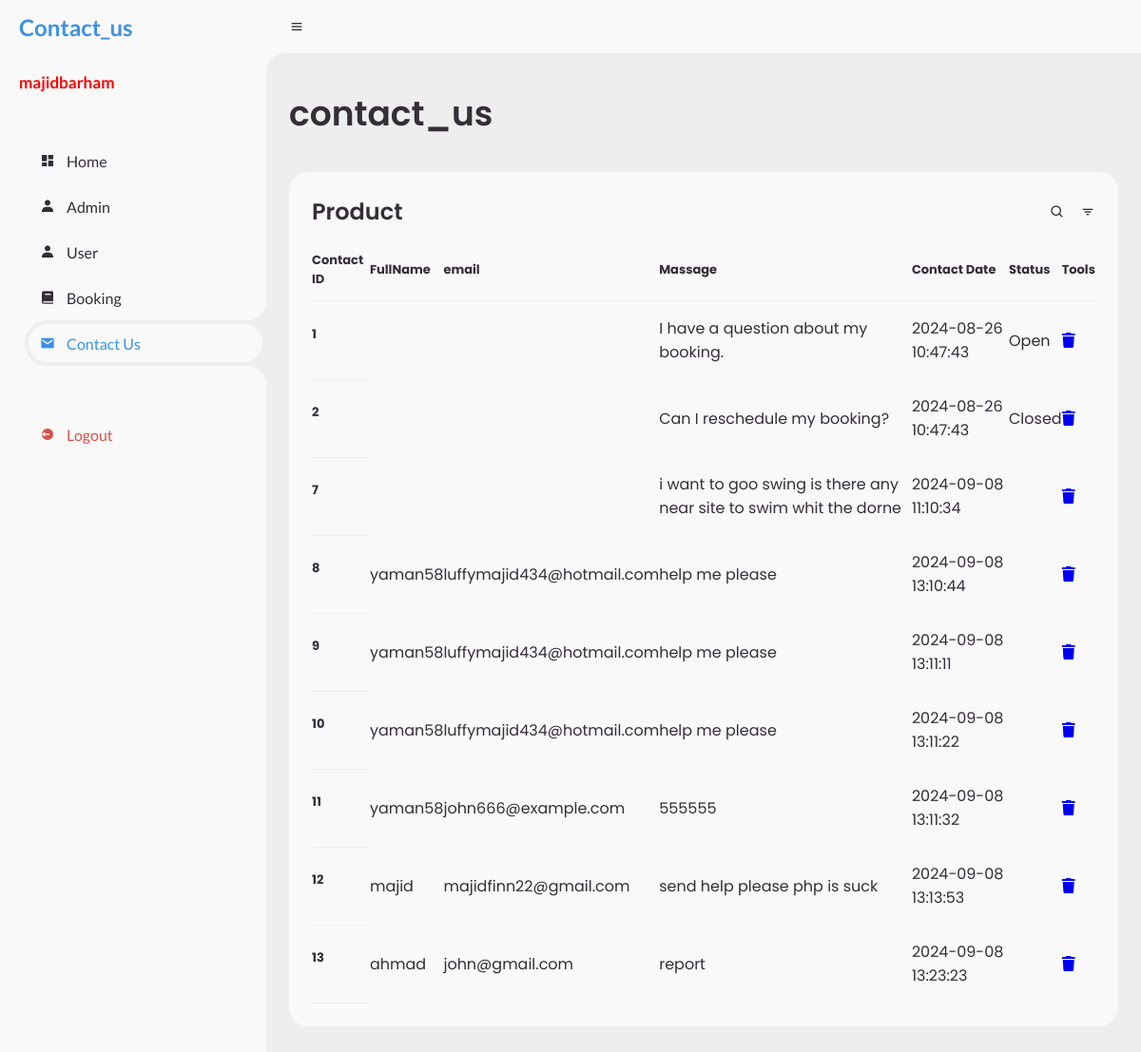
Before: /admin/contact_us.php (signed in) with the older database file.
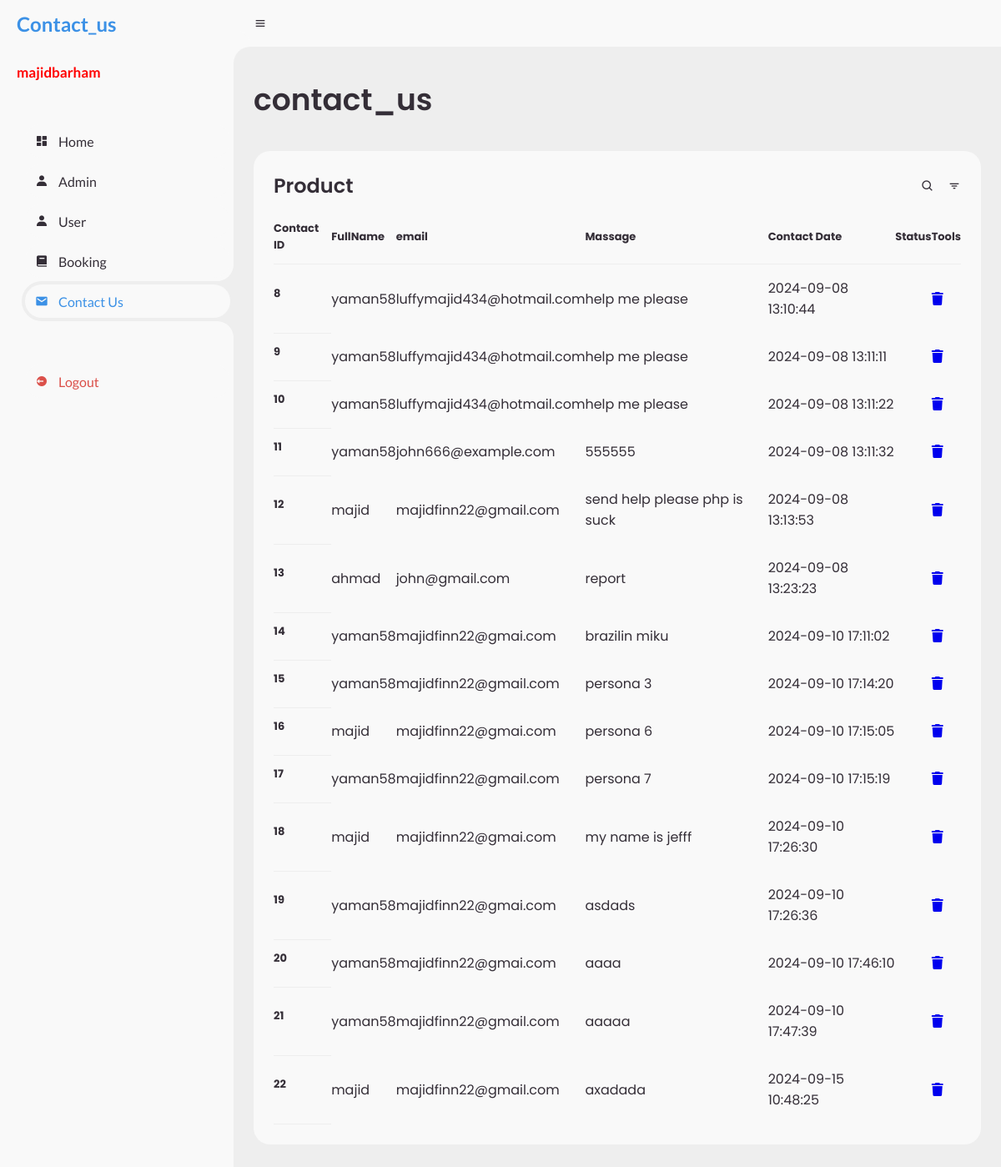
After: the same page with the newer database file.
### tables this page shows
CREATE TABLE `contactus` (
  `contact_id` int(100) NOT NULL,
  `user_id` int(100) DEFAULT NULL,
  `message` text DEFAULT NULL,
  `contact_date` timestamp NOT NULL DEFAULT current_timestamp(),
  `status` varchar(50) DEFAULT NULL,
  `FullName` varchar(255) NOT NULL,
  `email` varchar(255) NOT NULL
);

### admin/contact_us.php (the view, shortened to what this page needs)
<?php
include '../components/connect.php';
$admin_id = $_SESSION['admin_id'];
?>
<!DOCTYPE html>
<html lang="en">
<head>
	<link rel="stylesheet" href="https://cdnjs.cloudflare.com/ajax/libs/font-awesome/6.1.1/css/all.min.css">
	<link href='https://unpkg.com/boxicons@2.0.9/css/boxicons.min.css' rel='stylesheet'>
	<link rel="stylesheet" href="style.css">
</head>
<body>
	<section id="sidebar">
		<a href="dashboard.php" class="brand">
			<span class="text text2">Contact_us</span>
		</a>
		<?php
        $select_accounts = $conn->prepare("SELECT * FROM `admins` WHERE admin_id = '$admin_id'");
        $select_accounts->execute();
        if ($select_accounts->rowCount() > 0) {
            while ($fetch_accounts = $select_accounts->fetch(PDO::FETCH_ASSOC)) {
        ?>
		<span class="text brand1">
			 <?= $fetch_accounts['name'] ?>
		</span>
		<?php
            }
        }
        ?>
		<ul class="side-menu top">
			<li>
				<a href="dashboard.php">
					<i class='bx bxs-dashboard'></i>
					<span class="text">Home</span>
				</a>
			</li>
			<li>
				<a href="admin.php">
					<i class='bx bxs-user'></i>
					<span class="text">Admin</span>
				</a>
			</li>
			<li class="user.php">
				<a href="user.php">
					<i class='bx bxs-user'></i>
					<span class="text">User</span>
				</a>
			</li>
			<li>
				<a href="booking.php">
					<i class='bx bxs-book'></i>
					<span class="text">Booking</span>
				</a>
			</li>
			<li class="active">
				<a href="contact_us.php">
					<i class='bx bxs-envelope'></i>
					<span class="text">Contact Us</span>
				</a>
			</li>
		</ul>
		<ul class="side-menu">
			<li>
				<a href="../components/admin_logout.php" class="logout">
					<i class='bx bxs-log-out-circle'></i>
					<span class="text">Logout</span>
				</a>
			</li>
		</ul>
	</section>
	<section id="content">
		<nav>
			<i class='bx bx-menu'></i>
		</nav>
		<main>
			<div class="head-title">
				<div class="left">
					<h1>contact_us</h1>
				</div>
			</div>
			<div class="table-data">
				<div class="order">
					<div class="head">
						 <h3>Product</h3>
						<i class='bx bx-search' ></i>
						<i class='bx bx-filter' ></i>
					</div>
					<table>
						<thead>
							<tr>
								<th>Contact ID</th>
								<th>FullName</th>
								<th>email</th>
								<th>Massage</th>
								<th>Contact Date</th>
								<th>Status</th>
								<th>Tools</th>
							</tr>
						</thead>
						<tbody>
						<?php
      $select_accounts = $conn->prepare("SELECT * FROM `contactus`");
      $select_accounts->execute();
      if($select_accounts->rowCount() > 0){
         while($fetch_accounts = $select_accounts->fetch(PDO::FETCH_ASSOC)){
   ?>
    <tr>
      <th scope="row"><?= $fetch_accounts['contact_id']; ?></th>
      <td><?= $fetch_accounts['FullName']; ?></td>
	  <td><?= $fetch_accounts['email']; ?></td>
      <td><?= $fetch_accounts['message']; ?></td>
      <td><?= $fetch_accounts['contact_date']; ?></td>
	  <td><?= $fetch_accounts['status']; ?></td>
      <td><a href="admin.php?delete=<?= $fetch_accounts['contact_id']; ?>"
	  onclick="return confirm('delete this account? the user related information will also be delete!')" >
	  <i class="fa-solid fa-trash"></a></td>
    </tr>
    <?php
         }
      }else{
         echo '<p class="empty">no accounts available!</p>';
      }
   ?>
						</tbody>
					</table>
				</div>
			</div>
		</main>
	</section>
</body>
</html>

Changed rows visible on the page:
removed contactus: contact_id "1", message "I have a question about my booking.", contact_date "2024-08-26 10:47:43", status "Open"
removed contactus: contact_id "2", message "Can I reschedule my booking?", contact_date "2024-08-26 10:47:43", status "Closed"
removed contactus: contact_id "7", message "i want to goo swing is there any near site to swim whit the dorne", contact_date "2024-09-08 11:10:34"
added contactus: contact_id "14", FullName "yaman58", email "majidfinn22@gmai.com", message "brazilin miku", contact_date "2024-09-10 17:11:02"
added contactus: contact_id "15", FullName "yaman58", email "majidfinn22@gmail.com", message "persona 3", contact_date "2024-09-10 17:14:20"
added contactus: contact_id "16", FullName "majid", email "majidfinn22@gmai.com", message "persona 6", contact_date "2024-09-10 17:15:05"
added contactus: contact_id "17", FullName "yaman58", email "majidfinn22@gmail.com", message "persona 7", contact_date "2024-09-10 17:15:19"
added contactus: contact_id "18", FullName "majid", email "majidfinn22@gmai.com", message "my name is jefff", contact_date "2024-09-10 17:26:30"
added contactus: contact_id "19", FullName "yaman58", email "majidfinn22@gmai.com", message "asdads", contact_date "2024-09-10 17:26:36"
added contactus: contact_id "20", FullName "yaman58", email "majidfinn22@gmai.com", message "aaaa", contact_date "2024-09-10 17:46:10"
added contactus: contact_id "21", FullName "yaman58", email "majidfinn22@gmail.com", message "aaaaa", contact_date "2024-09-10 17:47:39"
added contactus: contact_id "22", FullName "majid", email "majidfinn22@gmail.com", message "axadada", contact_date "2024-09-15 10:48:25"
